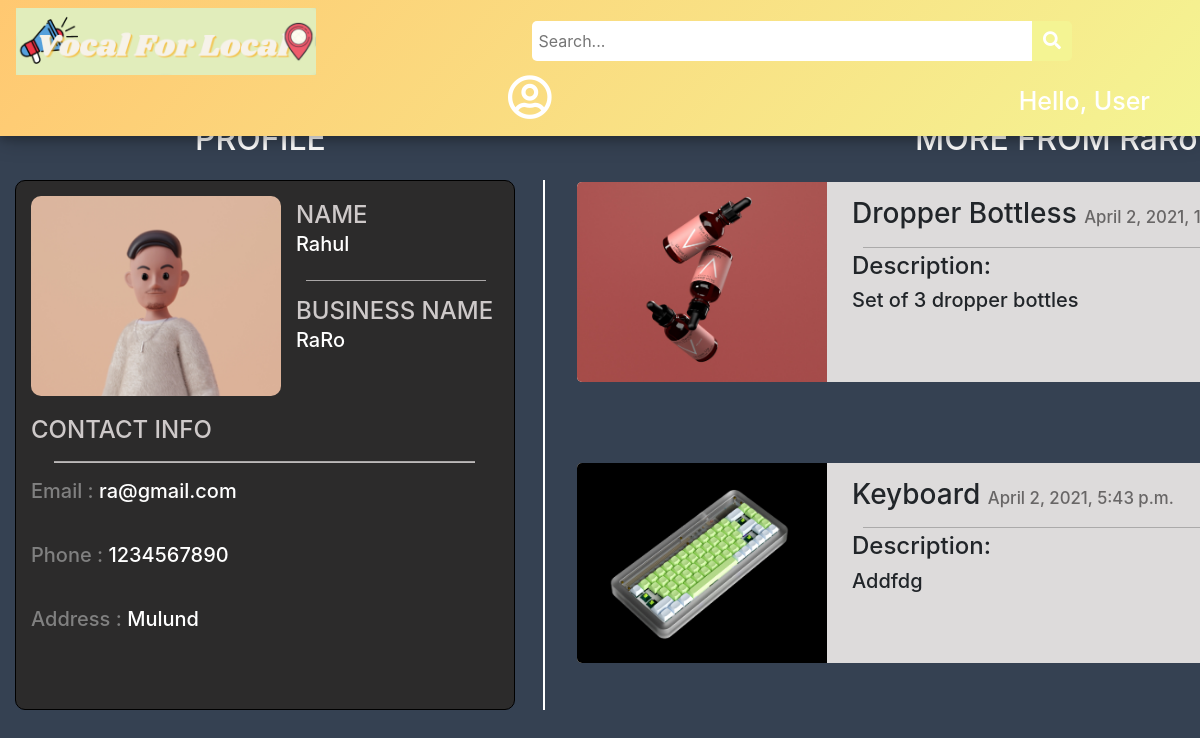
Before: /RaRo with the older database file.
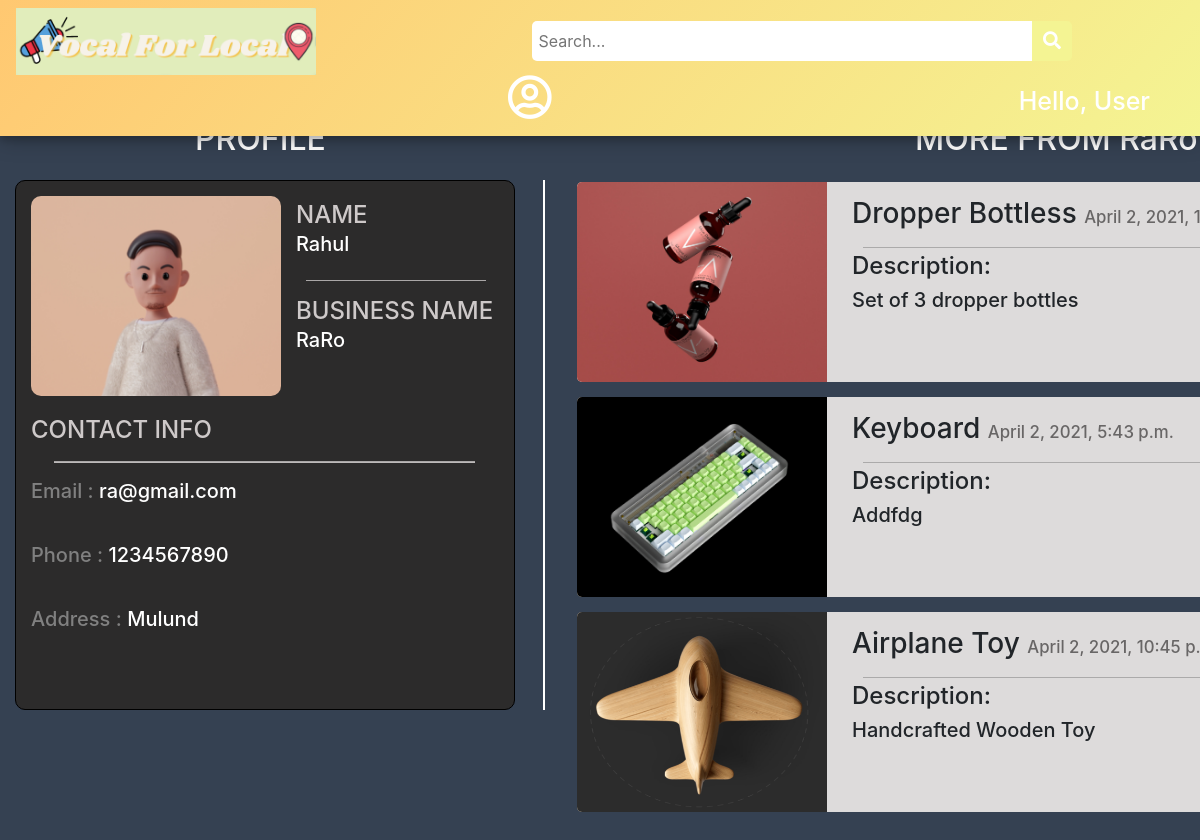
After: the same page with the newer database file.
### main/models.py (models this page shows)
class Post(models.Model):
    p_id = models.IntegerField(primary_key=True, null=False)
    name = models.CharField(max_length=50,null=True)
    description = models.CharField(max_length=1000, null=True)
    photo = models.ImageField(upload_to="images/",null=True,verbose_name="")
    owner = models.ForeignKey(Customer, null=True, on_delete= models.CASCADE)
    date_created = models.DateTimeField(auto_now_add=True, null=True)
    category = models.CharField(max_length=100, null=True)
    availability = models.CharField(max_length=20, null=True)
    location = models.CharField(max_length=50, null=True)
    business_name = models.CharField(max_length=50,null=True)
    def __str__(self):
	    return self.name
    @property
    def imageURL(self):
        try:
            url = self.photo.url
        except :
            url = ''
        return url

### main/views.py (the view)
# urls.py: path('<str:business>',views.viewProfile,name="viewProfile"),
def viewProfile(request,business):
	try:
		c = Customer.objects.get(business_name = business)
	except Customer.DoesNotExist:
		raise Http404("No such Business is currently registered with VFL.")
	posts = Post.objects.filter(owner = c)
	print(c)
	print(posts)
	context = {"c":c,"posts":posts}
	return render(request,'main/viewProfile.html',context)

### main/models.py (called while the page is built)
    def __str__(self):
	    return self.name

### main/templates/main/viewProfile.html (shortened to what the changed rows need)
{% load static %}
<!DOCTYPE html>
<html lang="en">
<head>
    <link rel="stylesheet" href="https://use.fontawesome.com/releases/v5.6.1/css/all.css"
 />
    <link rel="stylesheet" href="https://cdn.jsdelivr.net/npm/bootstrap@4.6.0/dist/css/bootstrap.min.css">
    <link rel="stylesheet" href="{%static '/css/viewProfile.css' %}">
</head>
<body style="background-color: rgb(53, 65, 82);">
      <div class="container-fluid">
          <h2 id="heading">
              PROFILE
          </h2>
          <h2 id="heading1">
            MORE FROM {{c.business_name}}
          </h2>
          <div id="card">
            {% for p in posts %}
            <div class="card-individual">
                <div id="card-info">
                    <img src="{{p.imageURL}}" alt="" style="width: 250px;height: 200px; background-position: center; background-size: cover; background-repeat: no-repeat; border-bottom-left-radius: 5px; border-top-left-radius: 5px; ">
                </div>
                <div id="product-info">
                    <h3 style="margin-left: 5px;">
                        {{p.name}} <span style="font-size:0.6em; color: rgb(104, 102, 102);">{{p.date_created}}</span>
                    </h3>
                    <hr style="width:95%; margin-bottom: 4px; background-color: rgb(190, 189, 189);">
                    <h4 style="margin-left: 5px;">
                        Description:
                        <h5 style="display: flex; flex-direction:row; flex-wrap: wrap; overflow: hidden; margin-left: 5px;">
                            {{p.description}}
                        </h5>
                    </h4>
                </div>
            </div>
            {% endfor %}
          </div>
      </div>
</body>
</html>

Changed rows visible on the page:
added Post: imageURL (picture), name "Airplane Toy", date_created "April 2, 2021, 10:45…", description "Handcrafted Wooden Toy"
